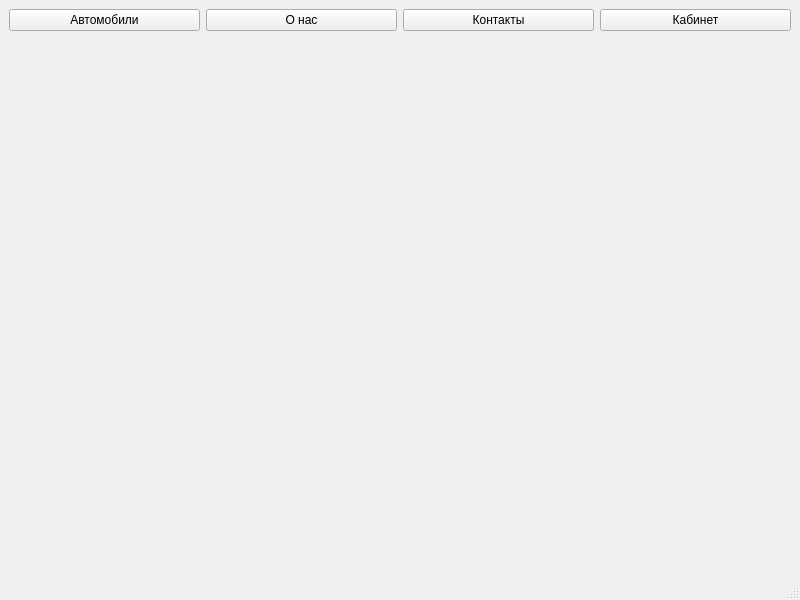
<?xml version="1.0" encoding="UTF-8"?>
<ui version="4.0">
 <class>CarRentalClientMainWindow</class>
 <widget class="QMainWindow" name="CarRentalClientMainWindow">
  <property name="geometry">
   <rect>
    <x>0</x>
    <y>0</y>
    <width>800</width>
    <height>600</height>
   </rect>
  </property>
  <property name="windowTitle">
   <string>MainWindow</string>
  </property>
  <widget class="QWidget" name="centralwidget">
   <layout class="QGridLayout" name="gridLayout">
    <item row="0" column="0">
     <layout class="QVBoxLayout" name="verticalLayout">
      <item>
       <layout class="QHBoxLayout" name="horizontalLayout_2">
        <item>
         <widget class="QPushButton" name="carsButton">
          <property name="styleSheet">
           <string notr="true"/>
          </property>
          <property name="text">
           <string>Автомобили</string>
          </property>
         </widget>
        </item>
        <item>
         <widget class="QPushButton" name="aboutusButton">
          <property name="styleSheet">
           <string notr="true"/>
          </property>
          <property name="text">
           <string>О нас</string>
          </property>
         </widget>
        </item>
        <item>
         <widget class="QPushButton" name="contactsButton">
          <property name="styleSheet">
           <string notr="true"/>
          </property>
          <property name="text">
           <string>Контакты</string>
          </property>
         </widget>
        </item>
        <item>
         <widget class="QPushButton" name="cabinetButton">
          <property name="styleSheet">
           <string notr="true"/>
          </property>
          <property name="text">
           <string>Кабинет</string>
          </property>
         </widget>
        </item>
       </layout>
      </item>
     </layout>
    </item>
    <item row="1" column="0">
     <widget class="QStackedWidget" name="stackedWidget">
      <property name="styleSheet">
       <string notr="true">QMainWindow {
background-color: rgb(246, 255, 212);
}</string>
      </property>
      <property name="currentIndex">
       <number>0</number>
      </property>
      <widget class="QWidget" name="page_3"/>
      <widget class="QWidget" name="page_4"/>
     </widget>
    </item>
   </layout>
  </widget>
  <widget class="QMenuBar" name="menubar">
   <property name="geometry">
    <rect>
     <x>0</x>
     <y>0</y>
     <width>800</width>
     <height>25</height>
    </rect>
   </property>
  </widget>
  <widget class="QStatusBar" name="statusbar"/>
 </widget>
 <resources/>
 <connections/>
</ui>
